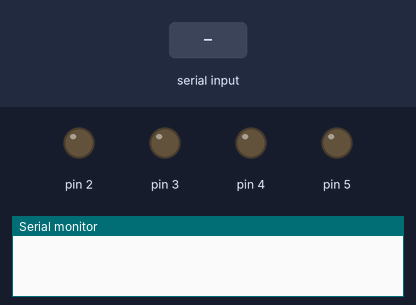
The sketch below on a simulated Arduino Uno, built with avr-gcc and run on an emulated ATmega328P. Shown: output pins drawn as LEDs (lit = HIGH), the last lines printed to the serial monitor. The test bench sets the inputs (shaded band).

Above: at 1.2 s.
1.3 s: "w" received over the second serial link
At 2.5 s:
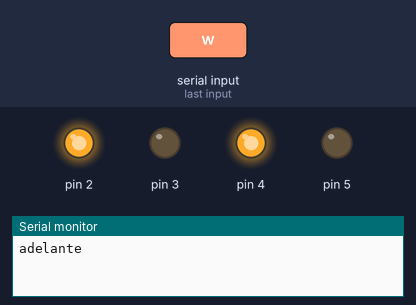
2.8 s: "s" received over the second serial link
At 3.8 s:
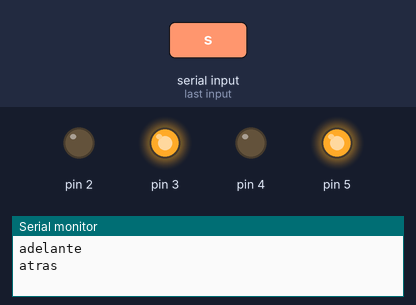
4.3 s: "a" received over the second serial link
At 5.0 s:
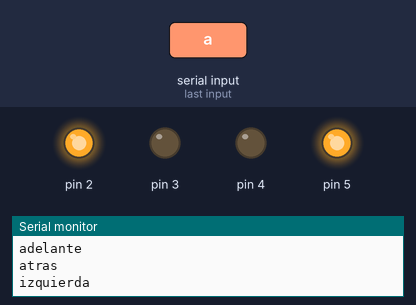
5.8 s: "d" received over the second serial link
At 6.1 s:
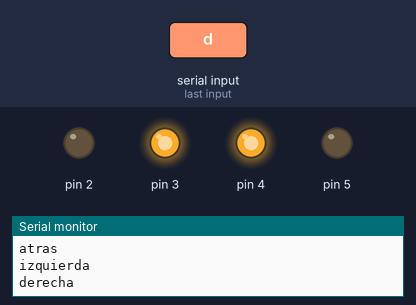
Timing chart, 0 to 8.3 s (numbered marks = the images above; inputs shaded):
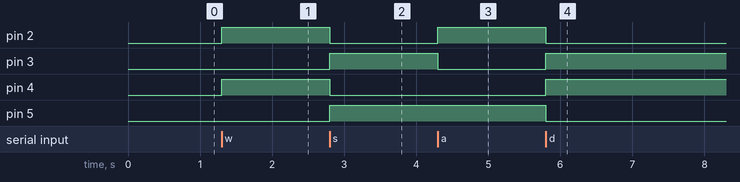

The sketch:

CAMIONETA.ino
```cpp
#include <SoftwareSerial.h>
SoftwareSerial mySerial(6, 7); // RX, TX

void setup()   /*----( SETUP: RUNS ONCE )----*/
{
//  mySerial.begin(9600);
  Serial.begin(9600);
  mySerial.begin(9600);
  pinMode(2, OUTPUT); pinMode(3, OUTPUT);pinMode(4, OUTPUT);pinMode(5, OUTPUT);

}

void loop(){

    if (mySerial.available() > 0) {
    char recibir = mySerial.read();
    switch (recibir){
    case 'w': adelante(); break;
    case 's': atras(); break;
    case 'a': izquierda(); break;
    case 'd': derecha(); break;
    case 'x': parada(); break;
    }
  }
}

void adelante(){ Serial.println("adelante"); digitalWrite(2, 1);digitalWrite(3, 0);digitalWrite(4, 1);digitalWrite(5, 0); }
void atras(){ Serial.println("atras");       digitalWrite(2, 0);digitalWrite(3, 1);digitalWrite(4, 0);digitalWrite(5, 1); }
void izquierda(){ Serial.println("izquierda");    digitalWrite(2, 1);digitalWrite(3, 0);digitalWrite(4, 0);digitalWrite(5, 1); }
void derecha(){ Serial.println("derecha");      digitalWrite(2, 0);digitalWrite(3, 1);digitalWrite(4, 1);digitalWrite(5, 0); }
void parada(){ Serial.println("stop");       digitalWrite(2, 0);digitalWrite(3, 0);digitalWrite(4, 0);digitalWrite(5, 0); }
```

Measured:
- after the input at 1.3 s, pin 2, pin 4: LOW → HIGH at once
- after the input at 2.8 s, pin 2, pin 4: HIGH → LOW at once; pin 3, pin 5: LOW → HIGH at once
- after the input at 4.3 s, pin 2: LOW → HIGH at once; pin 3: HIGH → LOW at once
- after the input at 5.8 s, pin 2, pin 5: HIGH → LOW at once; pin 3, pin 4: LOW → HIGH at once
